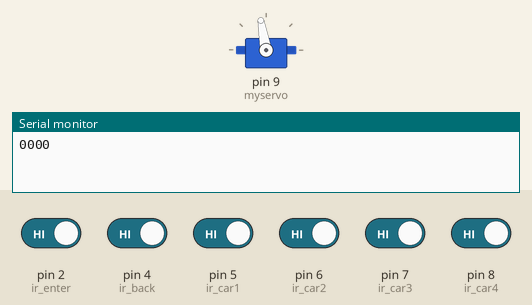
Bench run of a sketch on a simulated Arduino Uno, built with avr-gcc and run on an emulated ATmega328P. Shown: servo, the last lines printed to the serial monitor. Inputs (shaded band) come from the test bench; at power-on: pin 2 (ir_enter), pin 4 (ir_back), pin 5 (ir_car1), pin 6 (ir_car2), pin 7 (ir_car3), pin 8 (ir_car4) HIGH.

Above: at 1.2 s.
1.3 s: pin 2 (ir_enter) driven LOW
At 1.9 s:
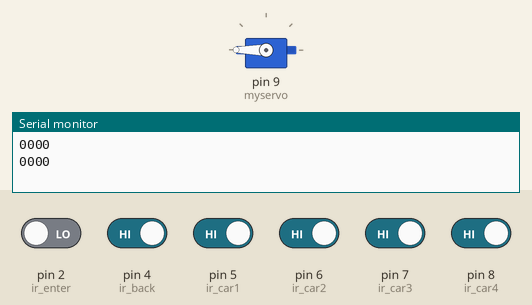
2.8 s: pin 4 (ir_back) driven LOW
At 4.6 s:
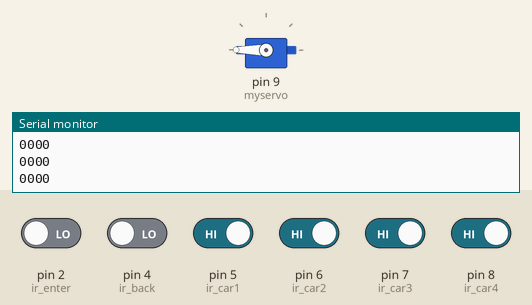
5.8 s: pin 4 (ir_back) driven HIGH
At 7.0 s:
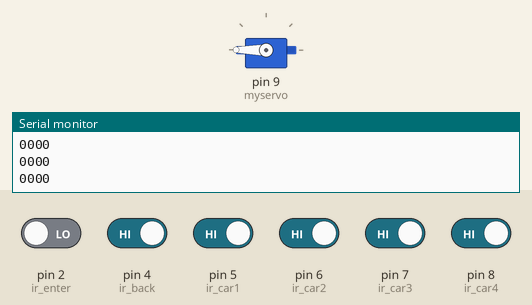
Timing chart, 0 to 8.8 s (numbered marks = the images above; inputs shaded):
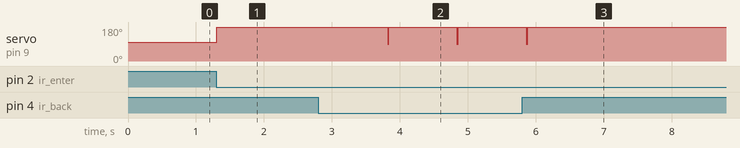

Measured:
- after the input at 1.3 s, servo on pin 9 (myservo): 100° → 180° at once
- after the input at 2.8 s, servo on pin 9 (myservo): alternates 180° for 1.0 s and 90° for 0.02 s, starting after 1.0 s
- after the input at 5.8 s, servo on pin 9 (myservo): goes on until 5.9 s, then stays 180°

The sketch:

car_parking_system_with_all_car_v0.5.ino
```cpp
#include <Servo.h> //includes the servo library
#include <Wire.h>
// #include <LiquidCrystal_I2C.h>
// LiquidCrystal_I2C lcd(0x27, 16, 2);

Servo myservo;

#define ir_enter 2
#define ir_back  4

#define ir_car1 5
#define ir_car2 6
#define ir_car3 7
#define ir_car4 8

int S1 = 0, S2 = 0, S3 = 0, S4 = 0;
int flag1 = 0, flag2 = 0;
int slot = 4;
int check = 1;

void setup() {
  Serial.begin(9600);

  pinMode(ir_car1, INPUT);
  pinMode(ir_car2, INPUT);
  pinMode(ir_car3, INPUT);
  pinMode(ir_car4, INPUT);

  pinMode(ir_enter, INPUT);
  pinMode(ir_back, INPUT);

  myservo.attach(9);
  myservo.write(100);
  /*
  lcd.init();
  lcd.backlight();
  lcd.setCursor (0, 0);
  lcd.print("Auto car Parking");
  lcd.setCursor (0, 1);
  lcd.print("    SYSTEM    ");
  delay (2000);
  lcd.clear();
   */
  Read_Sensor();

  int total = S1 + S2 + S3 + S4;
  slot = slot - total;
}

void loop() {

  Read_Sensor();
  delay(20);
  /*
  lcd.clear();
  if (S1 == 1) {
    lcd.print("P1:F");
  }
  else {
    lcd.print("P1:E");
  }

  lcd.setCursor (8, 0);
  if (S2 == 1) {
    lcd.print("P2:F");
  }
  else {
    lcd.print("P2:E");
  }

  lcd.setCursor (0, 1);
  if (S3 == 1) {
    lcd.print("P3:F");
  }
  else {
    lcd.print("P3:E");
  }

  lcd.setCursor (8, 1);
  if (S4 == 1) {
    lcd.print("P4:F");
  }
  else {
    lcd.print("P4:E");
  }
  */
  if (digitalRead (ir_enter) == 0 && flag1 == 0) {
    if (slot > 0) {
      flag1 = 1;
      if (flag2 == 0) {
        myservo.write(180);
        slot = slot - 1;
      }
    } else {
      //lcd.clear();
      //lcd.print("  Parking Full ");
      delay(1500);
    }
  }

  if (digitalRead (ir_back) == 0 && flag2 == 0) {
    flag2 = 1;
    if (flag1 == 0) {
      myservo.write(180);
      slot = slot + 1;
    }
  }

  if (flag1 == 1 && flag2 == 1) {
    delay (1000);
    myservo.write(90);
    flag1 = 0, flag2 = 0;
  }

  delay(1);

  if (check == 30)
  {
    if (S1 == 0)
      Serial.print(0);
    else
      Serial.print(1);
    if (S2 == 0)
      Serial.print(0);
    else
      Serial.print(1);
    if (S3 == 0)
      Serial.print(0);
    else
      Serial.print(1);
    if (S4 == 0)
      Serial.print(0);
    else
      Serial.print(1);
      Serial.println();
    check = 0;
  }
  else
  {
    check += 1;
  }

}

void Read_Sensor() {

  if (digitalRead(ir_car1) == 0) {
    S1 = 1;
  }
  if (digitalRead(ir_car2) == 0) {
    S2 = 1;
  }
  if (digitalRead(ir_car3) == 0) {
    S3 = 1;
  }
  if (digitalRead(ir_car4) == 0) {
    S4 = 1;
  }
}
```
